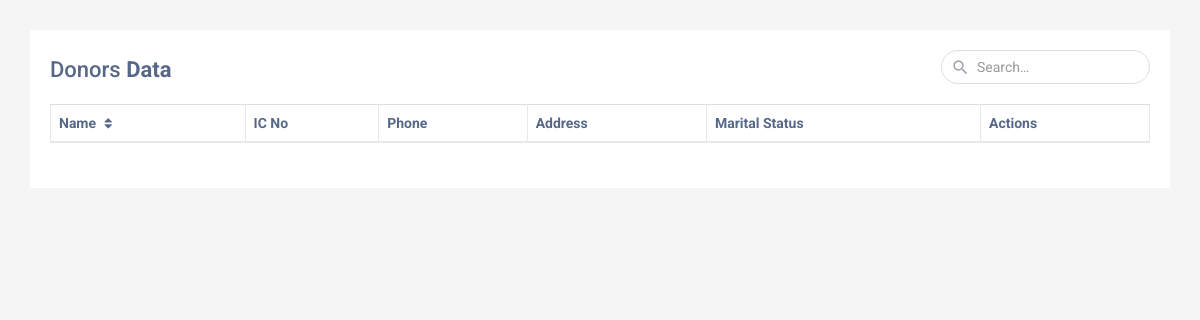
The page /Project_obbs/sidebar-05/DonorProfileAdmin.php on the database as committed earlier.
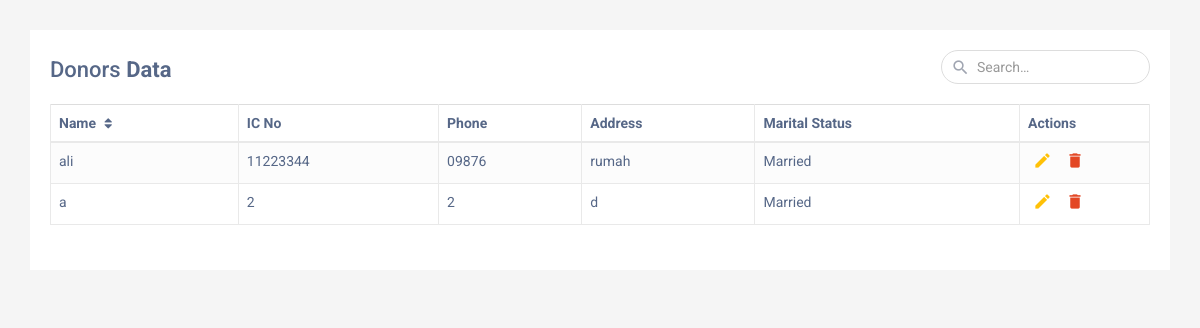
The same page on the database as committed later.
### tables this page shows
CREATE TABLE `donors` (
  `id` int(11) NOT NULL,
  `name` varchar(100) NOT NULL,
  `ic_no` varchar(20) NOT NULL,
  `phone` varchar(20) NOT NULL,
  `address` varchar(255) NOT NULL,
  `marital_status` varchar(50) NOT NULL
);

### Project_obbs/sidebar-05/DonorProfileAdmin.php (the view, shortened to what this page needs)
<?php
$dbHost = 'localhost';
$dbUsername = 'root';
$dbPassword = '';
$dbName = 'bloodbank';
$conn = new mysqli($dbHost, $dbUsername, $dbPassword, $dbName);
$sql = "SELECT * FROM donors";
$result = $conn->query($sql);
?>
<!DOCTYPE html>
<html lang="en">
<head>
    <link rel="stylesheet" href="https://maxcdn.bootstrapcdn.com/font-awesome/4.7.0/css/font-awesome.min.css">
    <link rel="stylesheet" href="https://maxcdn.bootstrapcdn.com/bootstrap/3.3.7/css/bootstrap.min.css">
</head>
<body>
    <div class="container">
        <div class="table-responsive">
            <div class="table-wrapper">
                <div class="table-title">
                    <div class="row">
                        <div class="col-sm-8"><h2>Donors <b>Data</b></h2></div>
                        <div class="col-sm-4">
                            <div class="search-box">
                                <i class="material-icons">&#xE8B6;</i>
                                <input id="searchInput" type="text" class="form-control" placeholder="Search&hellip;">
                            </div>
                        </div>
                    </div>
                </div>
                <table id="donorsTable" class="table table-striped table-hover table-bordered">
                    <thead>
                        <tr>
                            <th>Name <i class="fa fa-sort"></i></th>
                            <th>IC No</th>
                            <th>Phone</th>
                            <th>Address</th>
                            <th>Marital Status</th>
                            <th class="actions">Actions</th>
                        </tr>
                    </thead>
                    <tbody>
                        <?php
                        while ($row = $result->fetch_assoc()) {
                            echo "<tr>";
                            echo "<td>" . htmlspecialchars($row['name']) . "</td>";
                            echo "<td>" . htmlspecialchars($row['ic_no']) . "</td>";
                            echo "<td>" . htmlspecialchars($row['phone']) . "</td>";
                            echo "<td>" . htmlspecialchars($row['address']) . "</td>";
                            echo "<td>" . htmlspecialchars($row['marital_status']) . "</td>";
                            echo '<td class="actions">
                                      <a href="#" class="edit" title="Edit" data-toggle="tooltip"><i class="material-icons">&#xE254;</i></a>
                                      <a href="#" class="save" title="Save" data-toggle="tooltip" style="display:none;"><i class="material-icons">&#xE161;</i></a>
                                      <a href="#" class="delete" title="Delete" data-toggle="tooltip"><i class="material-icons">&#xE872;</i></a>
                                  </td>';
                            echo "</tr>";
                        }
                        ?>
                    </tbody>
                </table>
                <div class="clearfix">
                </div>
            </div>
        </div>
    </div>
</body>
</html>

Rows that differ between the two databases and show on the page:
added donors: name "ali", ic_no "11223344", phone "09876", address "rumah", marital_status "Married"
added donors: name "a", ic_no "2", phone "2", address "d", marital_status "Married"
